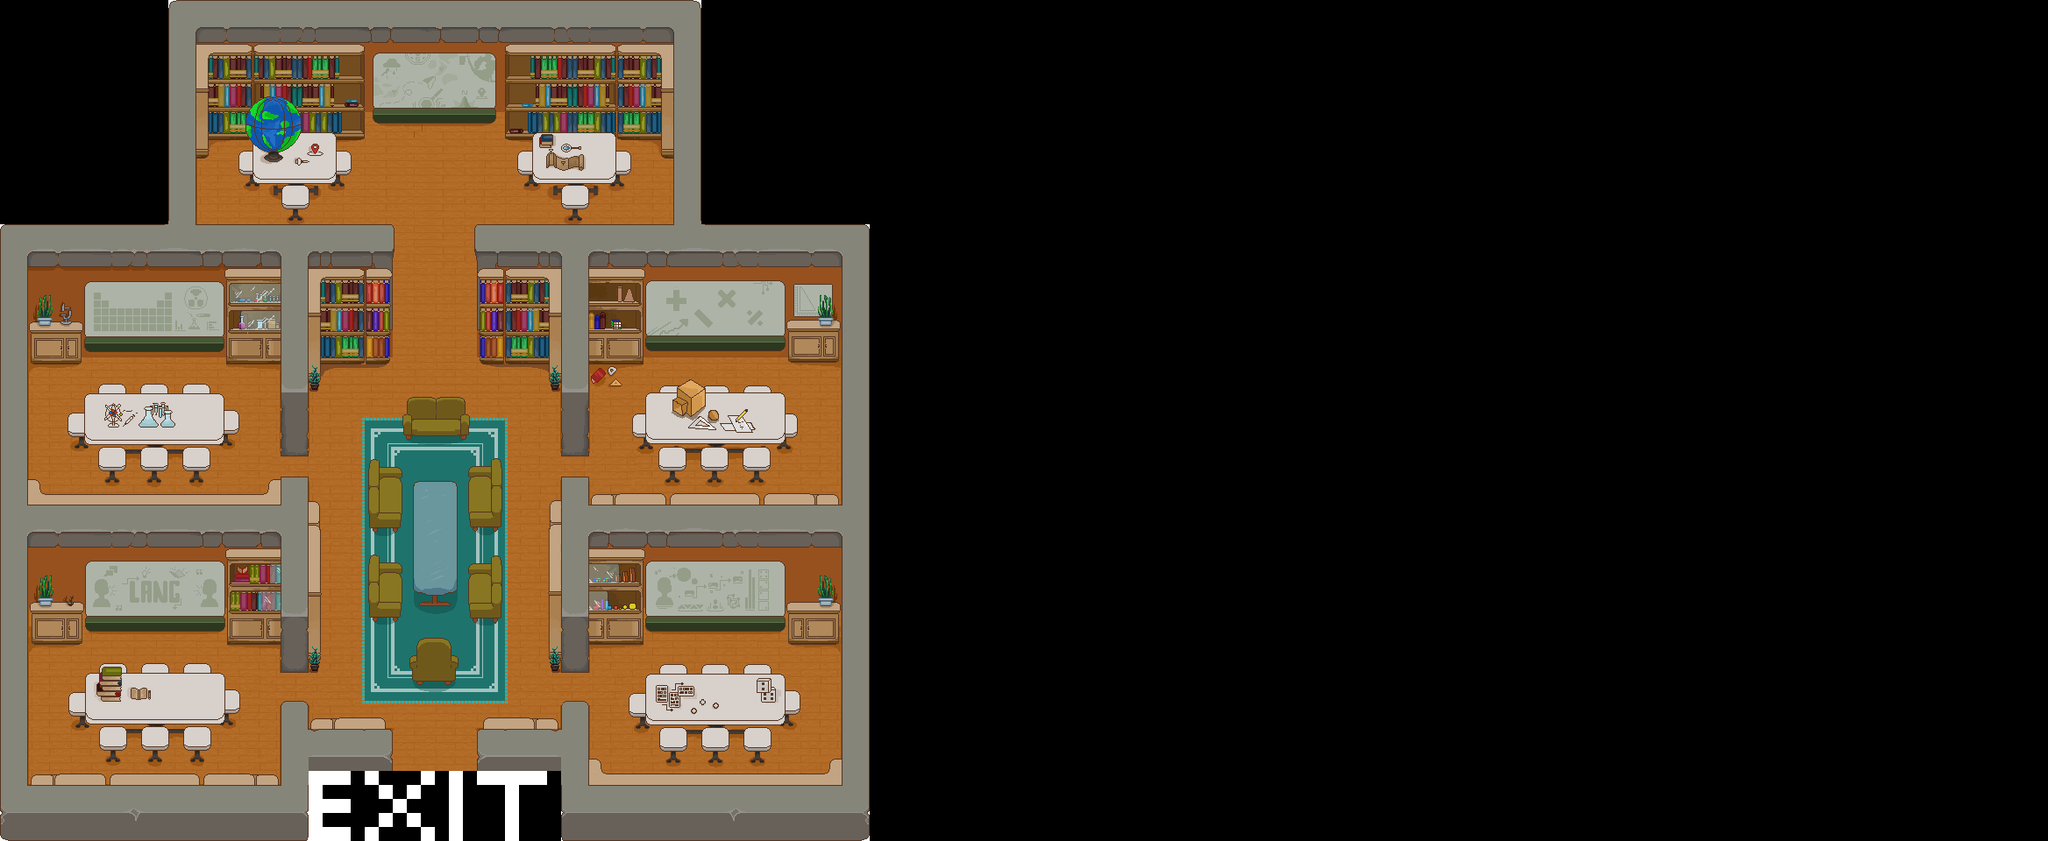

This game map was drawn from its Tiled (.tmx) file and the tilesets committed beside it. A one-line description and the trimmed map source follow:
An orthogonal 146x60 tile map with 16x16 px tiles, 1 tile layer (Ground) and 48 objects (Player, Geography, Math, Science, English, ...).

<map version="1.10" tiledversion="1.11.0" orientation="orthogonal" renderorder="right-down" width="146" height="60" tilewidth="16" tileheight="16" infinite="0" nextlayerid="8" nextobjectid="62">
 <tileset firstgid="1" source="../tilesets/library_tileset.tsx" />
 <layer id="1" name="Ground" width="146" height="60" locked="1">
  <data>[8760 cells, 3280 non-empty, 3247 distinct tile ids]</data>
 </layer>
 <objectgroup id="4" name="Walls" locked="1">
  <object id="2" x="192.667" y="1.33333" width="606" height="145.333" />
  <object id="4" x="328.667" y="819.334" width="113.667" height="58.6666" />
  <object id="5" x="1.33333" y="886" width="350" height="73.3333" />
  <object id="6" x="2" y="588.667" width="28.6667" height="295.333" />
  <object id="7" x="543.333" y="820" width="128.667" height="57.6667" />
  <object id="8" x="642.667" y="802.667" width="30" height="156.667" />
  <object id="9" x="672.667" y="898.667" width="314.667" height="58.6667" />
  <object id="10" x="963.333" y="258.667" width="26.6667" height="640" />
  <object id="12" x="541.333" y="255.333" width="420.667" height="49.3333" />
  <object id="13" x="764" y="144.667" width="86.6667" height="118.667" />
  <object id="14" x="-0.666667" y="148" width="222.667" height="256" />
  <object id="15" x="-1.33333" y="404" width="32.6667" height="219.333" />
  <object id="16" x="31.3333" y="564.667" width="312" height="148.667" />
  <object id="17" x="259.667" y="258.667" width="182.333" height="156.167" />
  <object id="18" x="320" y="392.667" width="34.6667" height="116" />
  <object id="19" x="96" y="450.667" width="160" height="54.6667" />
  <object id="20" x="99.3333" y="765.333" width="151.333" height="58.6667" />
  <object id="21" x="320" y="576.667" width="46" height="186.667" />
  <object id="22" x="314.667" y="544" width="37.3333" height="29.3333" />
  <object id="23" x="322" y="800" width="28.6667" height="84.6667" />
  <object id="24" x="626" y="578" width="46.6667" height="190.667" />
  <object id="25" x="736.667" y="768.667" width="154.667" height="60.6667" />
  <object id="26" x="670" y="561.333" width="297.333" height="157.333" />
  <object id="27" x="544" y="308" width="190" height="107.333" />
  <object id="28" x="736" y="444.667" width="160.667" height="66.6667" />
  <object id="29" x="640.667" y="415.333" width="28.6667" height="105.333" />
  <object id="30" x="640.667" y="546.667" width="28.6667" height="32" />
  <object id="31" x="734" y="304.667" width="226.667" height="90.6667" />
  <object id="32" x="900" y="392.667" width="58.6667" height="19.3333" />
  <object id="33" x="607.333" y="153.333" width="96.6667" height="52" />
  <object id="34" x="284.667" y="154" width="101.333" height="54.6667" />
  <object id="35" x="474.667" y="552" width="46" height="126" />
  <object id="36" x="535.333" y="646" width="34.6667" height="63.3333" />
  <object id="37" x="535.333" y="534.667" width="34.6667" height="64" />
  <object id="38" x="462.667" y="459.333" width="67.3333" height="40.6667" />
  <object id="39" x="422" y="531.333" width="34" height="73.3333" />
  <object id="40" x="422" y="642" width="38" height="64.6667" />
  <object id="41" x="472" y="739.833" width="46.6667" height="38" />
  <object id="42" x="343.5" y="958.5" width="315.5" height="73.5" />
  <object id="60" x="423" y="234.333" width="154" height="70" />
  <object id="61" x="205" y="252" width="119.5" height="150.5" />
 </objectgroup>
 <objectgroup id="3" name="Entities" locked="1">
  <object id="1" name="Player" x="496.667" y="829.167">
   <point />
  </object>
 </objectgroup>
 <objectgroup id="5" name="Triggers">
  <object id="43" name="Geography" x="494" y="316.667">
   <point />
  </object>
  <object id="44" name="Math" x="648.667" y="542">
   <point />
  </object>
  <object id="45" name="Science" x="342" y="538.667">
   <point />
  </object>
  <object id="46" name="English" x="339.333" y="792.667">
   <point />
  </object>
  <object id="47" name="Abstract Reasoning" x="655.667" y="786.334">
   <point />
  </object>
  <object id="48" name="MAIN DOOR" x="493.667" y="928">
   <point />
  </object>
 </objectgroup>
</map>
